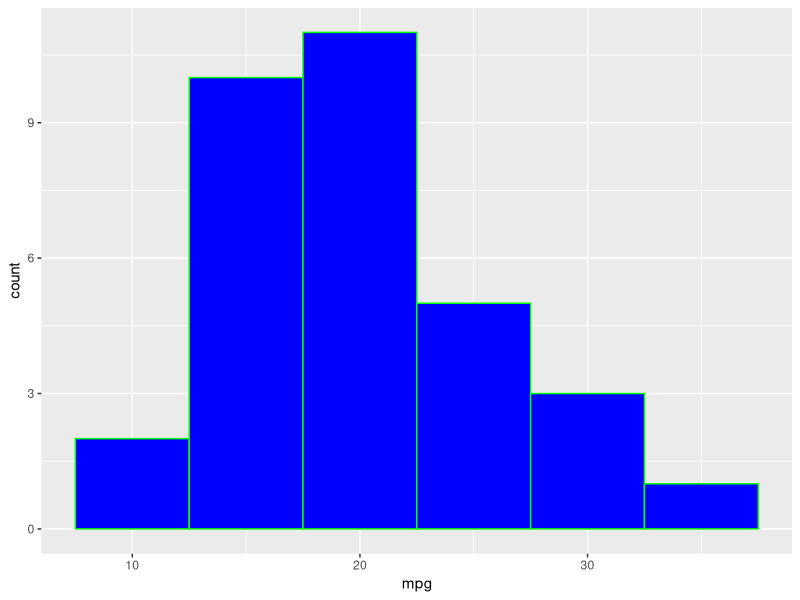
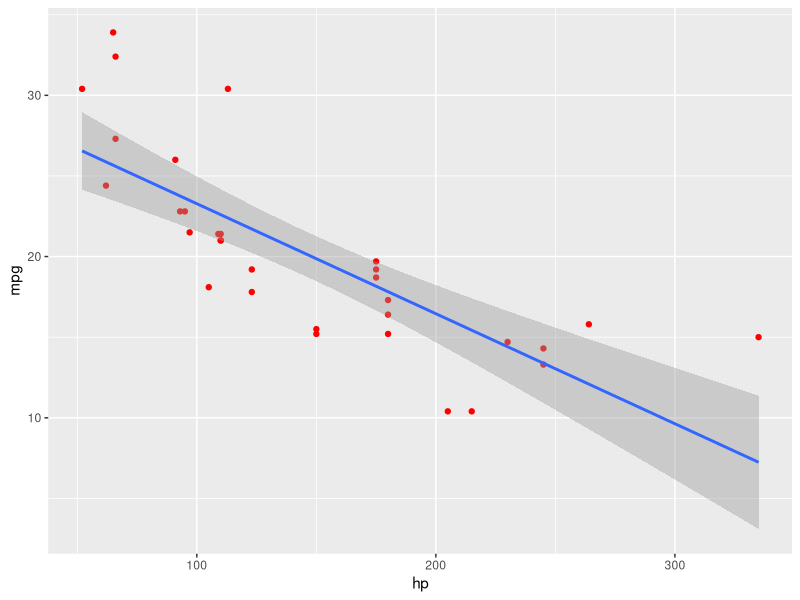

Source code (R) for these figures, in order:
install.packages("ggplot2")
library(ggplot2)

ggplot(mtcars, aes(x=mpg)) +
  geom_histogram(binwidth=5, fill="blue", color="green")

ggplot(mtcars, aes(x=hp, y=mpg)) +
  geom_point(color="red") +
  geom_smooth(method="lm")
